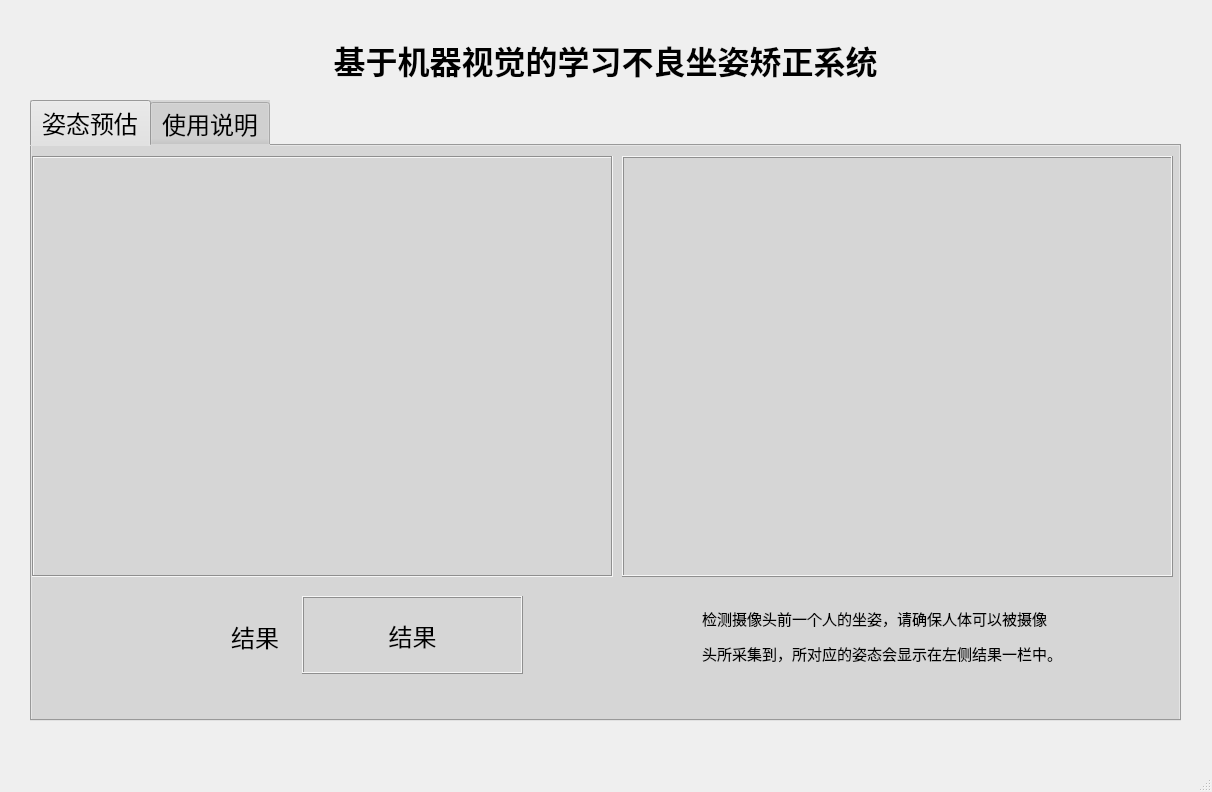
<?xml version="1.0" encoding="UTF-8"?>
<ui version="4.0">
 <class>MainWindow</class>
 <widget class="QMainWindow" name="MainWindow">
  <property name="geometry">
   <rect>
    <x>0</x>
    <y>0</y>
    <width>1212</width>
    <height>792</height>
   </rect>
  </property>
  <property name="windowTitle">
   <string>MainWindow</string>
  </property>
  <property name="autoFillBackground">
   <bool>true</bool>
  </property>
  <property name="styleSheet">
   <string notr="true"/>
  </property>
  <property name="tabShape">
   <enum>QTabWidget::Triangular</enum>
  </property>
  <widget class="QWidget" name="centralwidget">
   <widget class="QTabWidget" name="tabWidget">
    <property name="geometry">
     <rect>
      <x>30</x>
      <y>100</y>
      <width>1151</width>
      <height>621</height>
     </rect>
    </property>
    <property name="sizePolicy">
     <sizepolicy hsizetype="Expanding" vsizetype="Expanding">
      <horstretch>0</horstretch>
      <verstretch>0</verstretch>
     </sizepolicy>
    </property>
    <property name="minimumSize">
     <size>
      <width>110</width>
      <height>110</height>
     </size>
    </property>
    <property name="baseSize">
     <size>
      <width>22</width>
      <height>22</height>
     </size>
    </property>
    <property name="font">
     <font>
      <family>宋体</family>
      <pointsize>18</pointsize>
     </font>
    </property>
    <property name="mouseTracking">
     <bool>false</bool>
    </property>
    <property name="tabletTracking">
     <bool>false</bool>
    </property>
    <property name="contextMenuPolicy">
     <enum>Qt::DefaultContextMenu</enum>
    </property>
    <property name="acceptDrops">
     <bool>false</bool>
    </property>
    <property name="layoutDirection">
     <enum>Qt::LeftToRight</enum>
    </property>
    <property name="autoFillBackground">
     <bool>false</bool>
    </property>
    <property name="styleSheet">
     <string notr="true">background-color: rgb(214, 214, 214);</string>
    </property>
    <property name="locale">
     <locale language="Chinese" country="China"/>
    </property>
    <property name="tabPosition">
     <enum>QTabWidget::North</enum>
    </property>
    <property name="tabShape">
     <enum>QTabWidget::Rounded</enum>
    </property>
    <property name="currentIndex">
     <number>0</number>
    </property>
    <property name="iconSize">
     <size>
      <width>48</width>
      <height>48</height>
     </size>
    </property>
    <property name="elideMode">
     <enum>Qt::ElideNone</enum>
    </property>
    <property name="usesScrollButtons">
     <bool>true</bool>
    </property>
    <property name="documentMode">
     <bool>false</bool>
    </property>
    <property name="tabsClosable">
     <bool>false</bool>
    </property>
    <property name="movable">
     <bool>false</bool>
    </property>
    <property name="tabBarAutoHide">
     <bool>false</bool>
    </property>
    <widget class="QWidget" name="tab_2">
     <attribute name="icon">
      <iconset>
       <normaloff>../sundry/tab2.png</normaloff>
       <normalon>../sundry/tab.png</normalon>../sundry/tab2.png</iconset>
     </attribute>
     <attribute name="title">
      <string>姿态预估</string>
     </attribute>
     <widget class="QLabel" name="label_3">
      <property name="geometry">
       <rect>
        <x>0</x>
        <y>10</y>
        <width>581</width>
        <height>421</height>
       </rect>
      </property>
      <property name="mouseTracking">
       <bool>false</bool>
      </property>
      <property name="contextMenuPolicy">
       <enum>Qt::NoContextMenu</enum>
      </property>
      <property name="autoFillBackground">
       <bool>false</bool>
      </property>
      <property name="frameShape">
       <enum>QFrame::Box</enum>
      </property>
      <property name="frameShadow">
       <enum>QFrame::Sunken</enum>
      </property>
      <property name="text">
       <string/>
      </property>
      <property name="pixmap">
       <pixmap>../../../sundry/pic/app2.png</pixmap>
      </property>
      <property name="alignment">
       <set>Qt::AlignCenter</set>
      </property>
     </widget>
     <widget class="QLabel" name="label_5">
      <property name="geometry">
       <rect>
        <x>590</x>
        <y>10</y>
        <width>551</width>
        <height>421</height>
       </rect>
      </property>
      <property name="frameShape">
       <enum>QFrame::Box</enum>
      </property>
      <property name="frameShadow">
       <enum>QFrame::Raised</enum>
      </property>
      <property name="text">
       <string/>
      </property>
      <property name="pixmap">
       <pixmap>../sundry/pic.jpg</pixmap>
      </property>
      <property name="scaledContents">
       <bool>true</bool>
      </property>
     </widget>
     <widget class="QWidget" name="horizontalLayoutWidget">
      <property name="geometry">
       <rect>
        <x>120</x>
        <y>450</y>
        <width>131</width>
        <height>80</height>
       </rect>
      </property>
      <layout class="QHBoxLayout" name="horizontalLayout">
       <property name="leftMargin">
        <number>12</number>
       </property>
       <item>
        <widget class="QLabel" name="label_8">
         <property name="text">
          <string/>
         </property>
         <property name="pixmap">
          <pixmap>../sundry/res2.png</pixmap>
         </property>
         <property name="scaledContents">
          <bool>false</bool>
         </property>
        </widget>
       </item>
       <item>
        <widget class="QLabel" name="label_7">
         <property name="font">
          <font>
           <family>Arial</family>
           <pointsize>18</pointsize>
          </font>
         </property>
         <property name="text">
          <string>结果</string>
         </property>
         <property name="alignment">
          <set>Qt::AlignCenter</set>
         </property>
        </widget>
       </item>
      </layout>
     </widget>
     <widget class="QLabel" name="label_4">
      <property name="geometry">
       <rect>
        <x>270</x>
        <y>450</y>
        <width>221</width>
        <height>78</height>
       </rect>
      </property>
      <property name="font">
       <font>
        <family>Arial</family>
        <pointsize>18</pointsize>
       </font>
      </property>
      <property name="frameShape">
       <enum>QFrame::Box</enum>
      </property>
      <property name="frameShadow">
       <enum>QFrame::Raised</enum>
      </property>
      <property name="text">
       <string>结果</string>
      </property>
      <property name="alignment">
       <set>Qt::AlignCenter</set>
      </property>
     </widget>
     <widget class="QLabel" name="label_15">
      <property name="geometry">
       <rect>
        <x>670</x>
        <y>460</y>
        <width>461</width>
        <height>61</height>
       </rect>
      </property>
      <property name="font">
       <font>
        <family>新宋体</family>
        <pointsize>12</pointsize>
       </font>
      </property>
      <property name="autoFillBackground">
       <bool>false</bool>
      </property>
      <property name="text">
       <string>&lt;html&gt;&lt;head/&gt;&lt;body&gt;&lt;p&gt;&lt;span style=&quot; font-size:11pt;&quot;&gt;检测摄像头前一个人的坐姿，请确保人体可以被摄像&lt;/span&gt;&lt;/p&gt;&lt;p&gt;&lt;span style=&quot; font-size:11pt;&quot;&gt;头所采集到，所对应的姿态会显示在左侧结果一栏中。&lt;/span&gt;&lt;/p&gt;&lt;/body&gt;&lt;/html&gt;</string>
      </property>
      <property name="textFormat">
       <enum>Qt::RichText</enum>
      </property>
      <property name="scaledContents">
       <bool>true</bool>
      </property>
      <property name="alignment">
       <set>Qt::AlignLeading|Qt::AlignLeft|Qt::AlignVCenter</set>
      </property>
     </widget>
     <widget class="QLabel" name="label_6">
      <property name="geometry">
       <rect>
        <x>590</x>
        <y>450</y>
        <width>72</width>
        <height>71</height>
       </rect>
      </property>
      <property name="text">
       <string/>
      </property>
      <property name="pixmap">
       <pixmap>../sundry/about.png</pixmap>
      </property>
      <property name="alignment">
       <set>Qt::AlignCenter</set>
      </property>
     </widget>
     <zorder>label_5</zorder>
     <zorder>horizontalLayoutWidget</zorder>
     <zorder>label_4</zorder>
     <zorder>label_3</zorder>
     <zorder>label_15</zorder>
     <zorder>label_6</zorder>
    </widget>
    <widget class="QWidget" name="tab_3">
     <attribute name="icon">
      <iconset>
       <normaloff>../sundry/page3.png</normaloff>
       <normalon>../sundry/page3_1.png</normalon>../sundry/page3.png</iconset>
     </attribute>
     <attribute name="title">
      <string>使用说明</string>
     </attribute>
     <widget class="QTextBrowser" name="textBrowser">
      <property name="geometry">
       <rect>
        <x>180</x>
        <y>71</y>
        <width>731</width>
        <height>371</height>
       </rect>
      </property>
      <property name="html">
       <string>&lt;!DOCTYPE HTML PUBLIC &quot;-//W3C//DTD HTML 4.0//EN&quot; &quot;http://www.w3.org/TR/REC-html40/strict.dtd&quot;&gt;
&lt;html&gt;&lt;head&gt;&lt;meta name=&quot;qrichtext&quot; content=&quot;1&quot; /&gt;&lt;style type=&quot;text/css&quot;&gt;
p, li { white-space: pre-wrap; }
&lt;/style&gt;&lt;/head&gt;&lt;body style=&quot; font-family:'SimSun'; font-size:9pt; font-weight:400; font-style:normal;&quot;&gt;
&lt;p style=&quot; margin-top:0px; margin-bottom:0px; margin-left:0px; margin-right:0px; -qt-block-indent:0; text-indent:0px;&quot;&gt;&lt;span style=&quot; font-size:18pt;&quot;&gt;自动识别位于摄像头中的人体坐姿，并给出对应分类，错误坐姿会有相应提示，达到监督纠正错误坐姿的效果。&lt;/span&gt;&lt;/p&gt;&lt;/body&gt;&lt;/html&gt;</string>
      </property>
     </widget>
     <widget class="QLabel" name="label_16">
      <property name="geometry">
       <rect>
        <x>290</x>
        <y>480</y>
        <width>591</width>
        <height>31</height>
       </rect>
      </property>
      <property name="text">
       <string>&lt;html&gt;&lt;head/&gt;&lt;body&gt;&lt;p&gt;&lt;span style=&quot; font-size:12pt;&quot;&gt;更多内容请访问Github查看。&lt;/span&gt;&lt;a href=&quot;https://github.com/Ureimu/sitting-posture-correction&quot;&gt;&lt;span style=&quot; font-size:12pt; text-decoration: underline; color:#0000ff;&quot;&gt;Github代码库主页: sitting-posture-correction&lt;/span&gt;&lt;/a&gt;&lt;/p&gt;&lt;/body&gt;&lt;/html&gt;</string>
      </property>
      <property name="textFormat">
       <enum>Qt::RichText</enum>
      </property>
     </widget>
     <widget class="QLabel" name="label_17">
      <property name="geometry">
       <rect>
        <x>220</x>
        <y>470</y>
        <width>72</width>
        <height>51</height>
       </rect>
      </property>
      <property name="text">
       <string/>
      </property>
      <property name="pixmap">
       <pixmap>../sundry/info.png</pixmap>
      </property>
      <property name="scaledContents">
       <bool>false</bool>
      </property>
      <property name="alignment">
       <set>Qt::AlignCenter</set>
      </property>
     </widget>
    </widget>
   </widget>
   <widget class="QLabel" name="label">
    <property name="geometry">
     <rect>
      <x>0</x>
      <y>20</y>
      <width>1211</width>
      <height>81</height>
     </rect>
    </property>
    <property name="font">
     <font>
      <family>新宋体</family>
      <pointsize>24</pointsize>
      <underline>false</underline>
     </font>
    </property>
    <property name="layoutDirection">
     <enum>Qt::LeftToRight</enum>
    </property>
    <property name="autoFillBackground">
     <bool>false</bool>
    </property>
    <property name="text">
     <string>&lt;html&gt;&lt;head/&gt;&lt;body&gt;&lt;p&gt;&lt;span style=&quot; font-family:'宋体'; font-weight:600;&quot;&gt;基于机器视觉的学习不良坐姿矫正系统&lt;/span&gt;&lt;/p&gt;&lt;/body&gt;&lt;/html&gt;</string>
    </property>
    <property name="textFormat">
     <enum>Qt::RichText</enum>
    </property>
    <property name="alignment">
     <set>Qt::AlignCenter</set>
    </property>
    <property name="wordWrap">
     <bool>false</bool>
    </property>
    <property name="margin">
     <number>4</number>
    </property>
   </widget>
   <widget class="QWidget" name="horizontalLayoutWidget_2">
    <property name="geometry">
     <rect>
      <x>1074</x>
      <y>0</y>
      <width>131</width>
      <height>31</height>
     </rect>
    </property>
    <layout class="QHBoxLayout" name="horizontalLayout_2"/>
   </widget>
  </widget>
  <widget class="QMenuBar" name="menubar">
   <property name="geometry">
    <rect>
     <x>0</x>
     <y>0</y>
     <width>1212</width>
     <height>23</height>
    </rect>
   </property>
  </widget>
  <widget class="QStatusBar" name="statusbar"/>
 </widget>
 <resources/>
 <connections/>
</ui>
